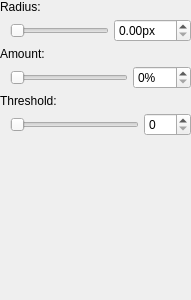
<?xml version="1.0" encoding="UTF-8"?>
<ui version="4.0">
 <class>FilterWidget</class>
 <widget class="QWidget" name="FilterWidget">
  <property name="geometry">
   <rect>
    <x>0</x>
    <y>0</y>
    <width>191</width>
    <height>300</height>
   </rect>
  </property>
  <property name="windowTitle">
   <string>Form</string>
  </property>
  <layout class="QVBoxLayout" name="verticalLayout" stretch="0,1">
   <property name="spacing">
    <number>0</number>
   </property>
   <property name="leftMargin">
    <number>0</number>
   </property>
   <property name="topMargin">
    <number>0</number>
   </property>
   <property name="rightMargin">
    <number>0</number>
   </property>
   <property name="bottomMargin">
    <number>0</number>
   </property>
   <item>
    <layout class="QVBoxLayout" name="verticalLayout_6">
     <property name="spacing">
      <number>5</number>
     </property>
     <item>
      <widget class="QLabel" name="label_2">
       <property name="text">
        <string>Radius:</string>
       </property>
      </widget>
     </item>
     <item>
      <layout class="QHBoxLayout" name="horizontalLayout_3">
       <property name="spacing">
        <number>5</number>
       </property>
       <property name="leftMargin">
        <number>10</number>
       </property>
       <item>
        <widget class="QSlider" name="mSliderRadius">
         <property name="maximum">
          <number>10000</number>
         </property>
         <property name="orientation">
          <enum>Qt::Horizontal</enum>
         </property>
        </widget>
       </item>
       <item>
        <widget class="QDoubleSpinBox" name="mSpinRadius">
         <property name="suffix">
          <string>px</string>
         </property>
         <property name="maximum">
          <double>100.000000000000000</double>
         </property>
         <property name="singleStep">
          <double>0.100000000000000</double>
         </property>
        </widget>
       </item>
      </layout>
     </item>
     <item>
      <widget class="QLabel" name="label_4">
       <property name="text">
        <string>Amount:</string>
       </property>
      </widget>
     </item>
     <item>
      <layout class="QHBoxLayout" name="horizontalLayout_5">
       <property name="spacing">
        <number>5</number>
       </property>
       <property name="leftMargin">
        <number>10</number>
       </property>
       <item>
        <widget class="QSlider" name="mSliderAmount">
         <property name="maximum">
          <number>500</number>
         </property>
         <property name="orientation">
          <enum>Qt::Horizontal</enum>
         </property>
        </widget>
       </item>
       <item>
        <widget class="QSpinBox" name="mSpinAmount">
         <property name="suffix">
          <string>%</string>
         </property>
         <property name="maximum">
          <number>500</number>
         </property>
        </widget>
       </item>
      </layout>
     </item>
     <item>
      <widget class="QLabel" name="label_3">
       <property name="text">
        <string>Threshold:</string>
       </property>
      </widget>
     </item>
     <item>
      <layout class="QHBoxLayout" name="horizontalLayout_4">
       <property name="spacing">
        <number>5</number>
       </property>
       <property name="leftMargin">
        <number>10</number>
       </property>
       <item>
        <widget class="QSlider" name="mSliderThreshold">
         <property name="maximum">
          <number>255</number>
         </property>
         <property name="orientation">
          <enum>Qt::Horizontal</enum>
         </property>
        </widget>
       </item>
       <item>
        <widget class="QSpinBox" name="mSpinThreshold">
         <property name="maximum">
          <number>255</number>
         </property>
        </widget>
       </item>
      </layout>
     </item>
    </layout>
   </item>
   <item>
    <spacer name="verticalSpacer">
     <property name="orientation">
      <enum>Qt::Vertical</enum>
     </property>
     <property name="sizeHint" stdset="0">
      <size>
       <width>0</width>
       <height>0</height>
      </size>
     </property>
    </spacer>
   </item>
  </layout>
 </widget>
 <resources/>
 <connections/>
</ui>
